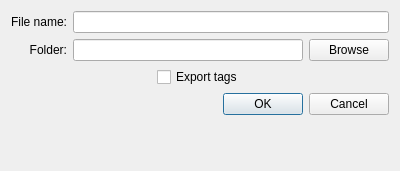
<?xml version="1.0" encoding="UTF-8"?>
<ui version="4.0">
 <class>EnexExportDialog</class>
 <widget class="QDialog" name="EnexExportDialog">
  <property name="geometry">
   <rect>
    <x>0</x>
    <y>0</y>
    <width>400</width>
    <height>171</height>
   </rect>
  </property>
  <property name="windowTitle">
   <string>Dialog</string>
  </property>
  <layout class="QVBoxLayout" name="verticalLayout_3">
   <item>
    <layout class="QHBoxLayout" name="fileNameAndFolderHorizontalLayout">
     <item>
      <layout class="QVBoxLayout" name="fileNameAndFolderLabelsVerticalLayout">
       <item>
        <widget class="QLabel" name="fileNameLabel">
         <property name="sizePolicy">
          <sizepolicy hsizetype="Preferred" vsizetype="Preferred">
           <horstretch>0</horstretch>
           <verstretch>0</verstretch>
          </sizepolicy>
         </property>
         <property name="text">
          <string>File name:</string>
         </property>
         <property name="alignment">
          <set>Qt::AlignRight|Qt::AlignTrailing|Qt::AlignVCenter</set>
         </property>
        </widget>
       </item>
       <item>
        <widget class="QLabel" name="folderLabel">
         <property name="text">
          <string>Folder:</string>
         </property>
         <property name="alignment">
          <set>Qt::AlignRight|Qt::AlignTrailing|Qt::AlignVCenter</set>
         </property>
        </widget>
       </item>
      </layout>
     </item>
     <item>
      <layout class="QVBoxLayout" name="fileNameAndFolderLineEditsVerticalLayout">
       <item>
        <widget class="QLineEdit" name="fileNameLineEdit">
         <property name="sizePolicy">
          <sizepolicy hsizetype="Expanding" vsizetype="Fixed">
           <horstretch>0</horstretch>
           <verstretch>0</verstretch>
          </sizepolicy>
         </property>
        </widget>
       </item>
       <item>
        <layout class="QHBoxLayout" name="folderLineEditAndBrowseButtonHorizontalLayout">
         <item>
          <widget class="QLineEdit" name="folderLineEdit"/>
         </item>
         <item>
          <widget class="QPushButton" name="browseFolderPushButton">
           <property name="text">
            <string>Browse</string>
           </property>
          </widget>
         </item>
        </layout>
       </item>
      </layout>
     </item>
    </layout>
   </item>
   <item>
    <layout class="QHBoxLayout" name="exportTagsHorizontalLayout">
     <item>
      <spacer name="exportTagsLeftSpacer">
       <property name="orientation">
        <enum>Qt::Horizontal</enum>
       </property>
       <property name="sizeHint" stdset="0">
        <size>
         <width>118</width>
         <height>20</height>
        </size>
       </property>
      </spacer>
     </item>
     <item>
      <widget class="QCheckBox" name="exportTagsCheckBox">
       <property name="text">
        <string>Export tags</string>
       </property>
      </widget>
     </item>
     <item>
      <spacer name="exportTagsRightSpacer">
       <property name="orientation">
        <enum>Qt::Horizontal</enum>
       </property>
       <property name="sizeHint" stdset="0">
        <size>
         <width>138</width>
         <height>20</height>
        </size>
       </property>
      </spacer>
     </item>
    </layout>
   </item>
   <item>
    <widget class="QDialogButtonBox" name="buttonBox">
     <property name="orientation">
      <enum>Qt::Horizontal</enum>
     </property>
     <property name="standardButtons">
      <set>QDialogButtonBox::Cancel|QDialogButtonBox::Ok</set>
     </property>
    </widget>
   </item>
   <item>
    <widget class="QLabel" name="statusTextLabel"/>
   </item>
  </layout>
 </widget>
 <resources/>
 <connections>
  <connection>
   <sender>buttonBox</sender>
   <signal>accepted()</signal>
   <receiver>EnexExportDialog</receiver>
   <slot>accept()</slot>
   <hints>
    <hint type="sourcelabel">
     <x>248</x>
     <y>254</y>
    </hint>
    <hint type="destinationlabel">
     <x>157</x>
     <y>274</y>
    </hint>
   </hints>
  </connection>
  <connection>
   <sender>buttonBox</sender>
   <signal>rejected()</signal>
   <receiver>EnexExportDialog</receiver>
   <slot>reject()</slot>
   <hints>
    <hint type="sourcelabel">
     <x>316</x>
     <y>260</y>
    </hint>
    <hint type="destinationlabel">
     <x>286</x>
     <y>274</y>
    </hint>
   </hints>
  </connection>
 </connections>
</ui>
